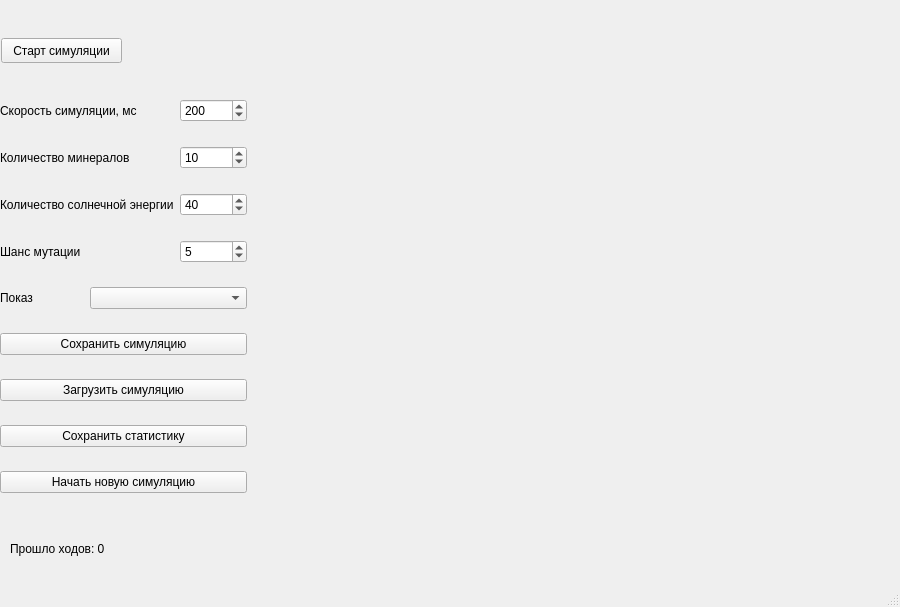
<?xml version="1.0" encoding="UTF-8"?>
<ui version="4.0">
 <class>MainWindow</class>
 <widget class="QMainWindow" name="MainWindow">
  <property name="geometry">
   <rect>
    <x>0</x>
    <y>0</y>
    <width>900</width>
    <height>607</height>
   </rect>
  </property>
  <property name="windowTitle">
   <string>ALife</string>
  </property>
  <widget class="QWidget" name="centralwidget">
   <widget class="QPushButton" name="start_or_stop_button">
    <property name="geometry">
     <rect>
      <x>1</x>
      <y>38</y>
      <width>121</width>
      <height>25</height>
     </rect>
    </property>
    <property name="text">
     <string>Старт симуляции</string>
    </property>
   </widget>
   <widget class="QLabel" name="age_label">
    <property name="geometry">
     <rect>
      <x>10</x>
      <y>540</y>
      <width>271</width>
      <height>17</height>
     </rect>
    </property>
    <property name="text">
     <string>Прошло ходов: 0</string>
    </property>
   </widget>
   <widget class="QWidget" name="layoutWidget">
    <property name="geometry">
     <rect>
      <x>0</x>
      <y>81</y>
      <width>247</width>
      <height>431</height>
     </rect>
    </property>
    <layout class="QGridLayout" name="gridLayout">
     <item row="3" column="2">
      <widget class="QSpinBox" name="mutation_chance_box">
       <property name="value">
        <number>5</number>
       </property>
      </widget>
     </item>
     <item row="2" column="0" colspan="2">
      <widget class="QLabel" name="sun_label">
       <property name="text">
        <string>Количество солнечной энергии</string>
       </property>
      </widget>
     </item>
     <item row="4" column="0">
      <widget class="QLabel" name="show_label">
       <property name="text">
        <string>Показ</string>
       </property>
      </widget>
     </item>
     <item row="2" column="2">
      <widget class="QSpinBox" name="sun_amount_box">
       <property name="minimum">
        <number>1</number>
       </property>
       <property name="value">
        <number>40</number>
       </property>
      </widget>
     </item>
     <item row="3" column="0">
      <widget class="QLabel" name="mutation_label">
       <property name="text">
        <string>Шанс мутации</string>
       </property>
      </widget>
     </item>
     <item row="0" column="0" colspan="2">
      <widget class="QLabel" name="speed_label">
       <property name="text">
        <string>Скорость симуляции, мс</string>
       </property>
      </widget>
     </item>
     <item row="1" column="2">
      <widget class="QSpinBox" name="minerals_amount_box">
       <property name="value">
        <number>10</number>
       </property>
      </widget>
     </item>
     <item row="1" column="0" colspan="2">
      <widget class="QLabel" name="minerals_label">
       <property name="text">
        <string>Количество минералов</string>
       </property>
      </widget>
     </item>
     <item row="0" column="2">
      <widget class="QSpinBox" name="simulation_speed_box">
       <property name="maximum">
        <number>1000</number>
       </property>
       <property name="value">
        <number>200</number>
       </property>
      </widget>
     </item>
     <item row="8" column="0" colspan="3">
      <widget class="QPushButton" name="start_simulation_btn">
       <property name="text">
        <string>Начать новую симуляцию</string>
       </property>
      </widget>
     </item>
     <item row="7" column="0" colspan="3">
      <widget class="QPushButton" name="save_statistics_btn">
       <property name="text">
        <string>Сохранить статистику</string>
       </property>
      </widget>
     </item>
     <item row="6" column="0" colspan="3">
      <widget class="QPushButton" name="load_sim_btn">
       <property name="text">
        <string>Загрузить симуляцию</string>
       </property>
      </widget>
     </item>
     <item row="5" column="0" colspan="3">
      <widget class="QPushButton" name="save_sim_btn">
       <property name="text">
        <string>Сохранить симуляцию</string>
       </property>
      </widget>
     </item>
     <item row="4" column="1" colspan="2">
      <widget class="QComboBox" name="view_mode_box"/>
     </item>
    </layout>
   </widget>
  </widget>
  <widget class="QMenuBar" name="menubar">
   <property name="geometry">
    <rect>
     <x>0</x>
     <y>0</y>
     <width>900</width>
     <height>26</height>
    </rect>
   </property>
  </widget>
  <widget class="QStatusBar" name="statusbar"/>
 </widget>
 <resources/>
 <connections/>
</ui>
